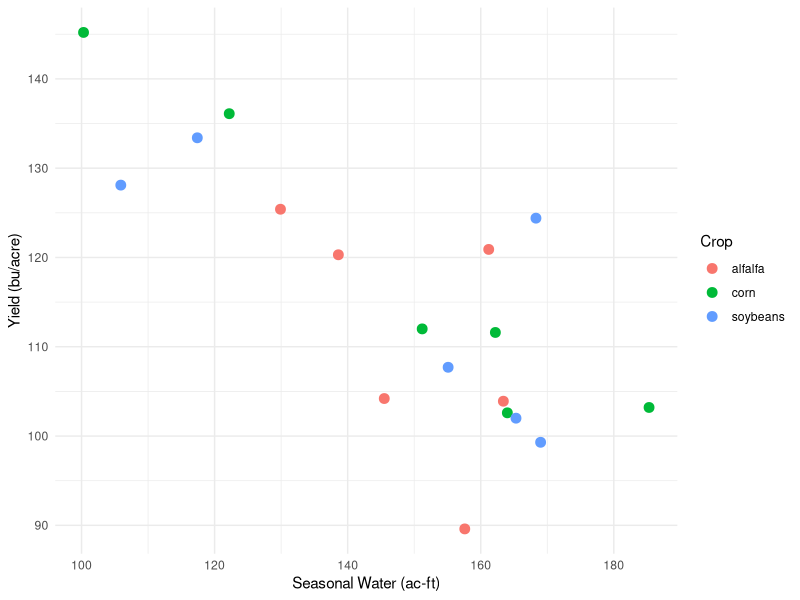
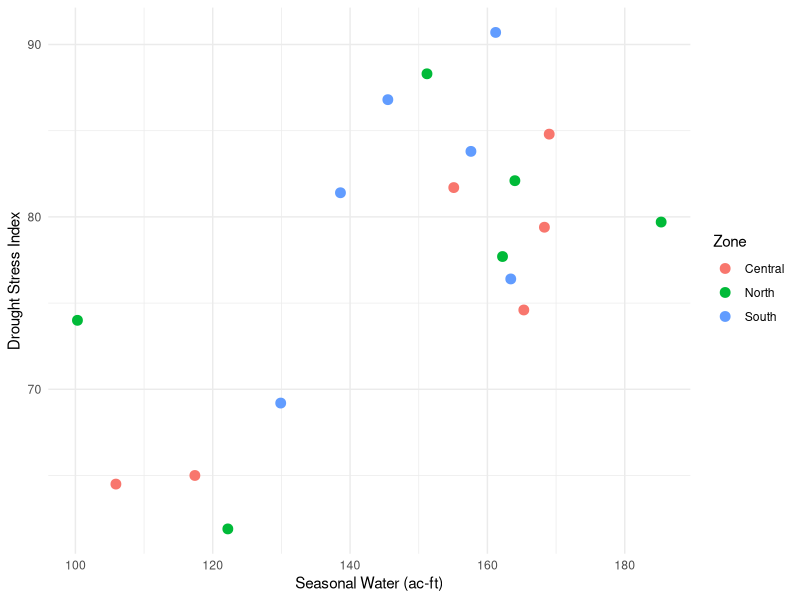
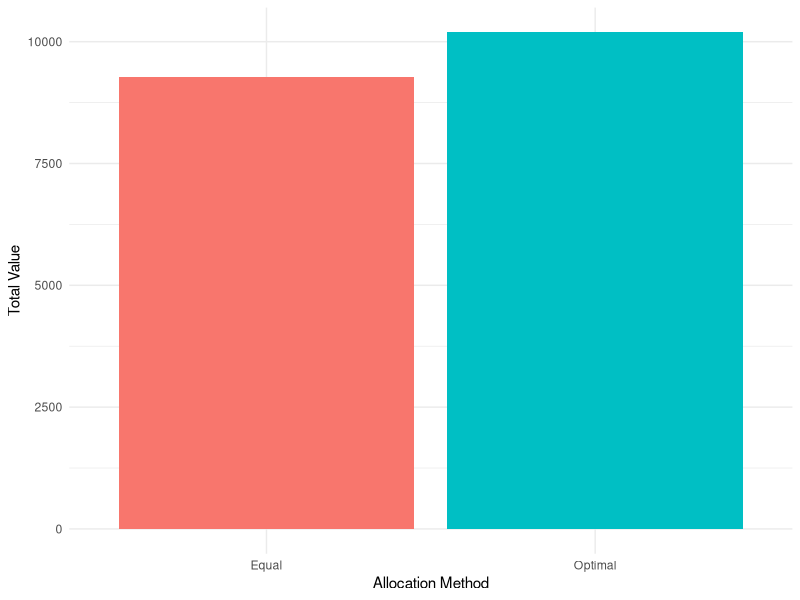

Reproduce these figures in R, in order.


library(tidyverse)

cut_mult=.75

set.seed(331)

allocation_dat <- tibble(
  farm = paste0("Farm ", 1:18),
  crop = rep(c("corn", "soybeans", "alfalfa"), each = 6)
) %>%
  mutate(
    zone = rep(c("North", "Central", "South"), each = 6),
    seasonal_water_acft = round(145 + if_else(crop == "alfalfa", 15, 0) + rnorm(n(), 0, 20), 1),
    yield_bu_acre = round(155 - 0.3 * seasonal_water_acft + if_else(crop == "corn", 10, if_else(crop == "soybeans", 6, 0)) + rnorm(n(), 0, 8), 1),
    drought_stress_index = round(45 + 0.2 * seasonal_water_acft + if_else(zone == "South", 6, 0) + rnorm(n(), 0, 5), 1)
  )

write_csv(allocation_dat, "lab12_dat.csv")



glimpse(allocation_dat)

ggplot(allocation_dat, aes(x = seasonal_water_acft, y = yield_bu_acre, color = crop)) +
  geom_point(size = 3) +
  labs(x = "Seasonal Water (ac-ft)", y = "Yield (bu/acre)", color = "Crop") +
  theme_minimal()

ggplot(allocation_dat, aes(x = seasonal_water_acft, y = drought_stress_index, color = zone)) +
  geom_point(size = 3) +
  labs(x = "Seasonal Water (ac-ft)", y = "Drought Stress Index", color = "Zone") +
  theme_minimal()

value_dat <- allocation_dat %>%
  mutate(value = case_when(
    crop == "corn" ~ yield_bu_acre*5,
    crop == "soybeans" ~ yield_bu_acre*6,
    crop == "alfalfa" ~ yield_bu_acre*7
  ))

#Determine cut
old_water <- sum(value_dat$seasonal_water_acft)
new_water <- old_water*cut_mult

#Use value per ac-ft to determine optimal allocation (like a BC ratio)
opt_value <- value_dat %>%
  mutate(val_acft = value/seasonal_water_acft) %>%
  arrange(desc(val_acft)) %>%
  mutate(cum_water = cumsum(seasonal_water_acft)) 

best_value = summarise(opt_value,best_val = sum(value[cum_water <= new_water])) %>% pull()

#Equal cut
equal_value <- value_dat %>%
  mutate(new_val = value*cut_mult) %>%
  summarise(equal_val = sum(new_val)) %>% pull()

equal_value

tibble(
  method = c("Optimal", "Equal"),
  value = c(best_value, equal_value)
) %>%
  ggplot(aes(x = method, y = value, fill = method)) +
  geom_col() +
  labs(x = "Allocation Method", y = "Total Value") +
  theme_minimal() +
  theme(legend.position = "none")
